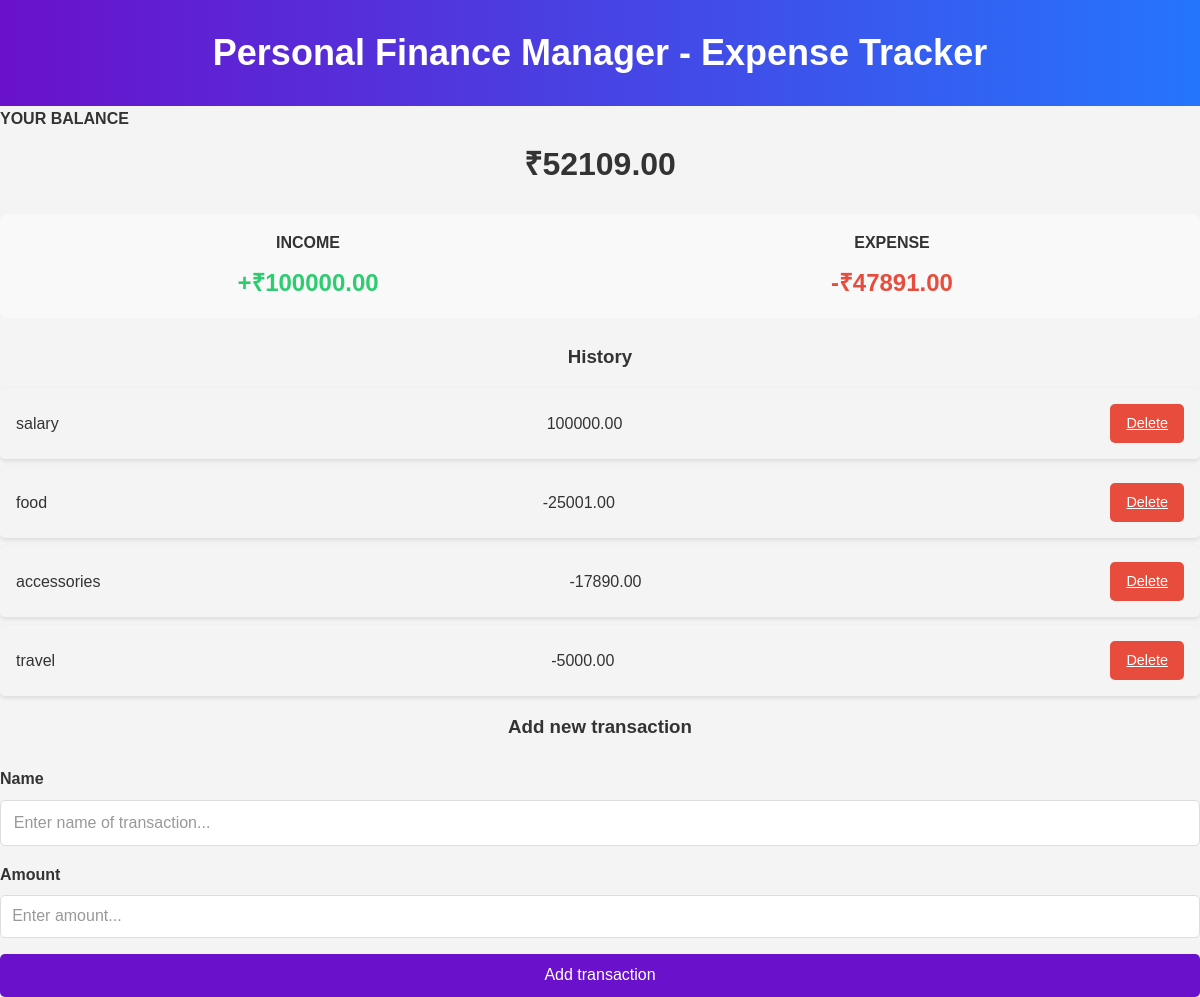
Before: /dashboard/ (signed in) with the older database file.
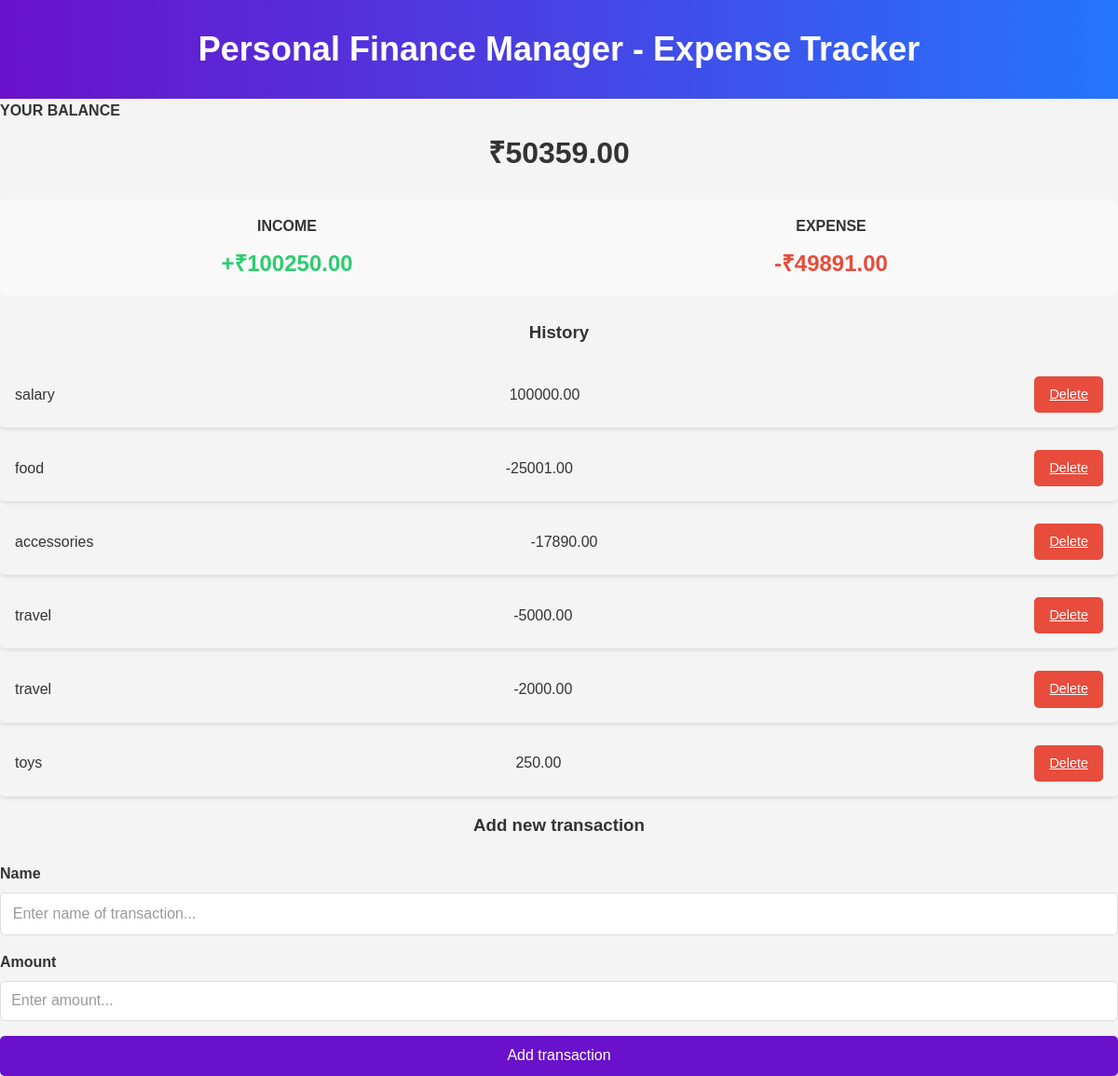
After: the same page with the newer database file.
### accounts/models.py (models this page shows, shortened)
class Expense(models.Model):
    user = models.ForeignKey(User, on_delete=models.CASCADE)
    name = models.CharField(max_length=100)
    amount = models.DecimalField(max_digits=10, decimal_places=2)
    date = models.DateField(auto_now_add=True)

### accounts/views.py (the view, shortened to what this page needs)
# urls.py: path('dashboard/', views.index, name='index'),
@login_required
def index(request):
    expenses = Expense.objects.filter(user=request.user)
    income = sum(exp.amount for exp in expenses if exp.amount > 0)
    expense = sum(abs(exp.amount) for exp in expenses if exp.amount < 0)
    balance = income - expense
    return render(request, 'index.html', {
        'expenses': expenses,
        'income': income,
        'expense': expense,
        'balance': balance
    })

### accounts/templates/index.html (shortened to what this page needs)
<!DOCTYPE html>
<html lang="en">
<head>
    {% load static %}
    <link rel="stylesheet" href="{% static 'css/style.css' %}">
<body>
    <header>
        <h2>Personal Finance Manager - Expense Tracker</h2>
    </header>
    <h4>Your Balance</h4>
    <h1 id="balance">₹{{ balance|floatformat:2 }}</h1>
    <div class="inc-exp-container">
        <div>
            <h4>Income</h4>
            <p id="money-plus" class="money plus">+₹{{ income|floatformat:2 }}</p>
        </div>
        <div>
            <h4>Expense</h4>
            <p id="money-minus" class="money minus">-₹{{ expense|floatformat:2 }}</p>
        </div>
    </div>
    <div>
        <h3>History</h3>
        <ul id="list" class="list">
            {% for expense in expenses %}
                <li>
                   <span>{{ expense.name }}</span>
                   <span>{{ expense.amount }}</span>
                   <a href="{% url 'delete_expense' expense.id %}" class="delete-btn">Delete</a>
                </li>
            {% endfor %}
        </ul>
        <h3>Add new transaction</h3>
        <form id="form" method="post" action="">
            <div class="form-control">
                <label for="text">Name</label>
                <input type="text" name="name" id="text" placeholder="Enter name of transaction..." required>
            </div>
            <div class="form-control">
                <label for="amount">Amount</label>
                <input type="number" name="amount" id="amount" placeholder="Enter amount..." required>
            </div>
            <button type="submit" class="btn">Add transaction</button>
        </form>
    </div>
</body>
</html>

### accounts/static/css/style.css (style rules this page uses)
* { margin: 0; padding: 0; box-sizing: border-box; font-family: Arial, sans-serif; }
body { background-color: #f4f4f4; color: #333; line-height: 1.6; margin: 0; padding: 0; }
header { background: linear-gradient(to right, #6a11cb, #2575fc); color: #fff; text-align: center; padding: 1.5rem 0; font-size: 1.5rem; }
h4 { text-transform: uppercase; margin-bottom: 0.5rem; font-weight: 600; }
h1 { font-size: 2rem; color: #333; margin-bottom: 1rem; text-align: center; }
.inc-exp-container { display: flex; justify-content: space-between; margin: 1.5rem 0; background: #f9f9f9; border-radius: 8px; padding: 1rem; }
.inc-exp-container div { text-align: center; flex: 1; }
.money { font-size: 1.5rem; font-weight: bold; }
.money.plus { color: #2ecc71; }
.money.minus { color: #e74c3c; }
h3 { margin: 1rem 0; text-align: center; font-weight: 600; }
ul.list { list-style: none; padding: 0; }
ul.list li { background: #f4f4f4; margin: 0.5rem 0; padding: 1rem; border-radius: 5px; display: flex; justify-content: space-between; align-items: center; box-shadow: 0 2px 4px rgba(0, 0, 0, 0.1); }
ul.list li .edit-btn, ul.list li .delete-btn { background-color: #e74c3c; color: white; border: none; padding: 0.5rem 1rem; border-radius: 5px; cursor: pointer; font-size: 0.9rem; }
form { margin-top: 1.5rem; }
.form-control { margin-bottom: 1rem; }
label { display: block; margin-bottom: 0.5rem; font-weight: 600; }
input[type="text"], input[type="number"] { width: 100%; padding: 0.7rem; border: 1px solid #ddd; border-radius: 5px; font-size: 1rem; }
.btn { display: block; width: 100%; padding: 0.7rem; border: none; background: #6a11cb; color: #fff; border-radius: 5px; font-size: 1rem; cursor: pointer; transition: background 0.3s; }
form input[type="text"], form input[type="password"] { width: 100%; padding: 0.8rem; border: 1px solid #ddd; border-radius: 5px; font-size: 1rem; }
form input::placeholder { color: #999; }
.btn { width: 100%; padding: 0.8rem; background: #6a11cb; color: white; font-size: 1rem; border: none; border-radius: 5px; cursor: pointer; transition: background 0.3s; }

Changed rows visible on the page:
added Expense: name "travel", amount "-2000.00"
added Expense: name "toys", amount "250.00"
Other visible differences:
{{ balance|floatformat:2 }}: "52109.00" → "50359.00"
{{ income|floatformat:2 }}: "100000.00" → "100250.00"
{{ expense|floatformat:2 }}: "47891.00" → "49891.00"
